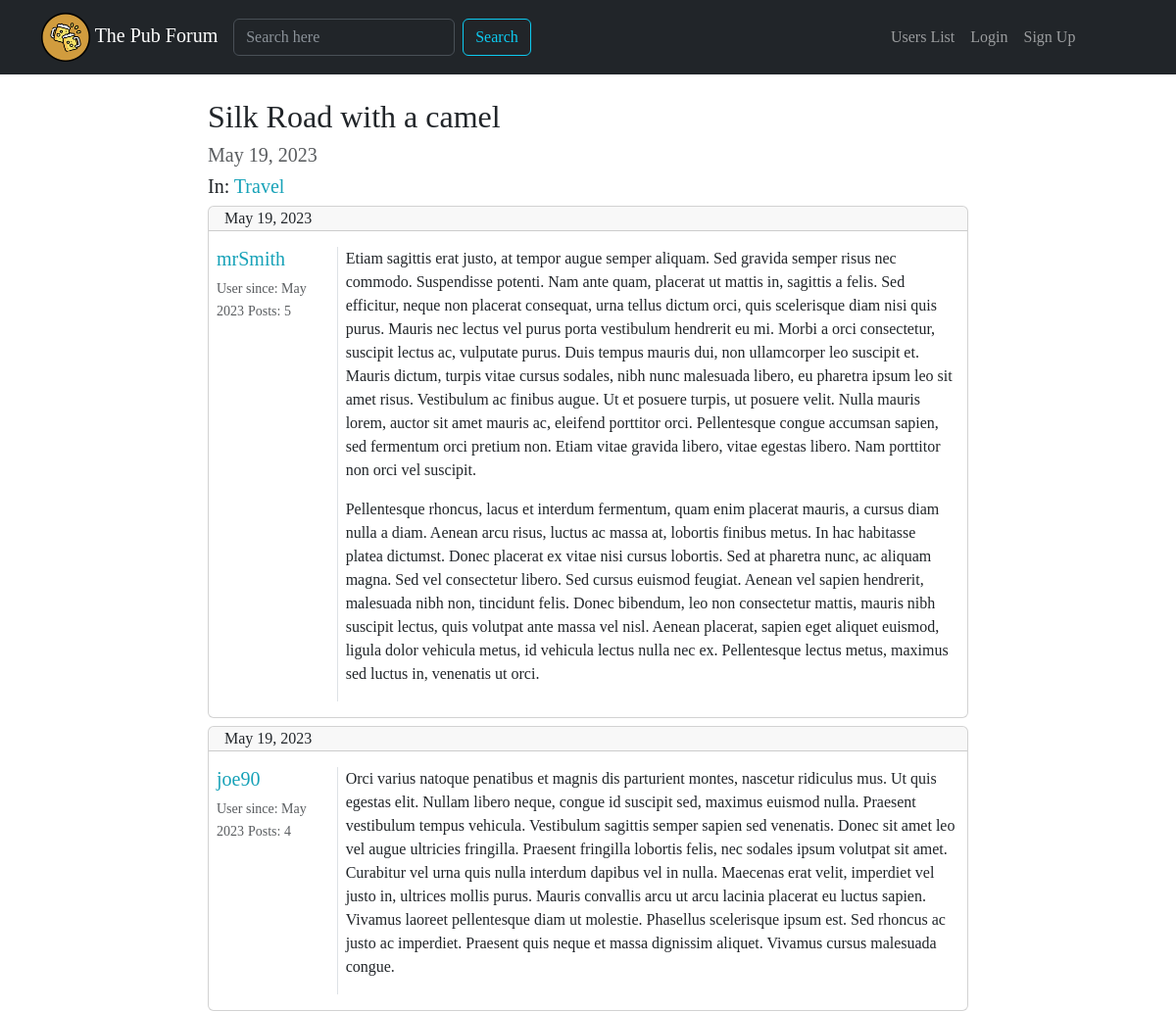
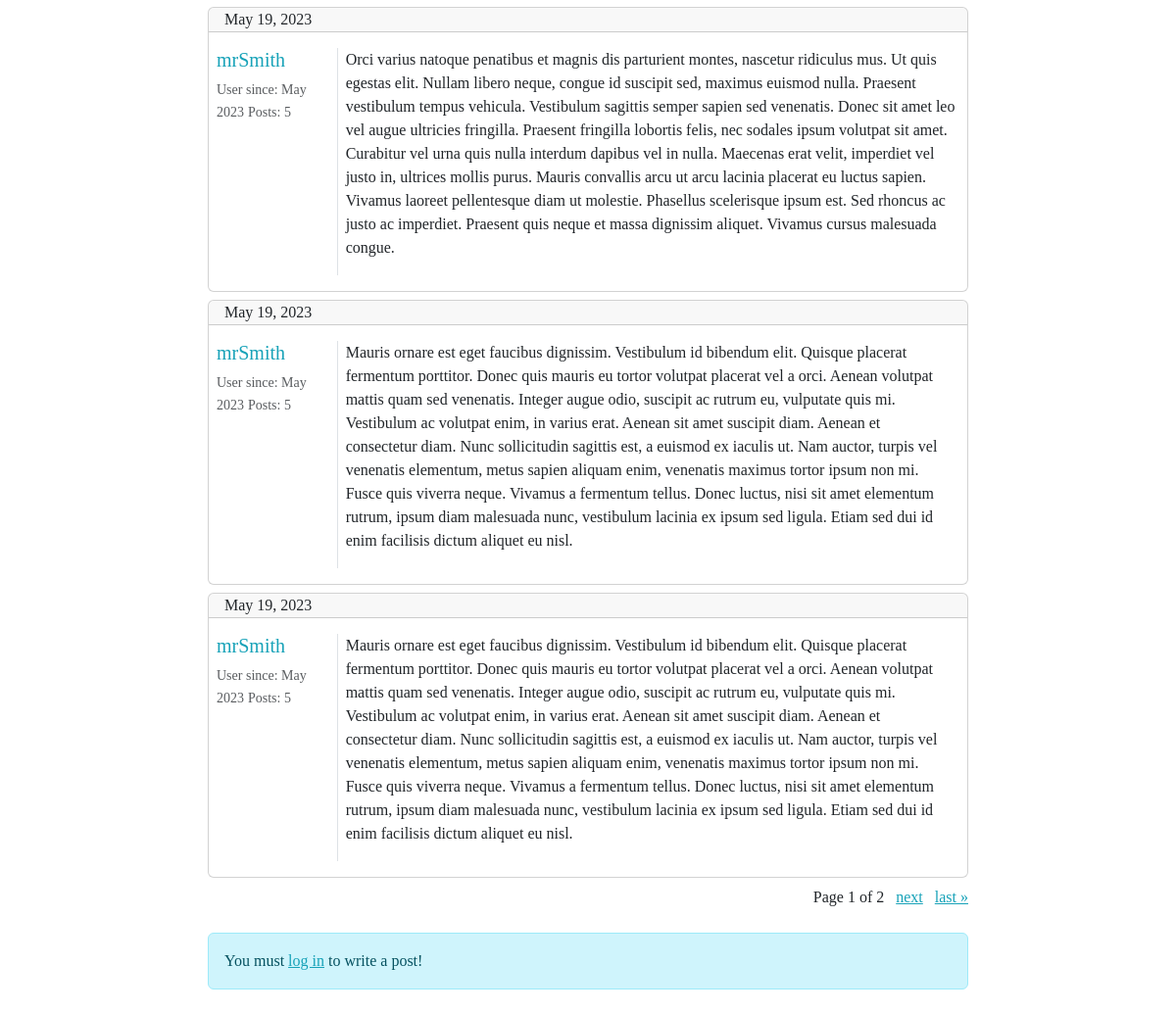
/forum/discussion/5/, run on the app's committed database (2 pictures, top to bottom).
### forum/models.py (models this page shows, shortened)
class Discussion(models.Model):
    discussion_title = models.CharField(max_length=150)
    discussion_creation_data = models.DateField(auto_now_add=True)
    discussion_author = models.ForeignKey(User, on_delete=models.CASCADE, related_name='discussions')
    discussion_section = models.ForeignKey(Section, on_delete=models.CASCADE)
    class Meta:
        verbose_name = 'Discussion'
        verbose_name_plural = 'Discussions'

class Section(models.Model):
    section_name = models.CharField(max_length=100)
    section_description = models.CharField(max_length=200, blank=True, null=True)
    section_logo = models.ImageField(blank=True, null=True)
    def __str__(self):
        return self.section_name
    class Meta:
        verbose_name = 'Section'
        verbose_name_plural = 'Sections'

class Post(models.Model):
    post_author = models.ForeignKey(User, on_delete=models.CASCADE, related_name='posts')
    post_content = models.TextField()
    post_creation_data = models.DateField(auto_now_add=True)
    post_discussion = models.ForeignKey(Discussion, on_delete=models.CASCADE)
    class Meta:
        verbose_name = 'Post'
        verbose_name_plural = 'Posts'

### forum/views.py (the view)
# urls.py: path("discussion/<int:pk>/", show_discussion, name='show_discussion'),
def show_discussion(request, pk):
    discussion = get_object_or_404(Discussion, pk=pk)
    discussion_posts = Post.objects.filter(post_discussion=discussion)
    paginator = Paginator(discussion_posts, 5)
    page = request.GET.get("page")
    posts_in_page = paginator.get_page(page)
    answer_form = PostModelForm()
    context = {'discussion': discussion,
               'posts_in_page': posts_in_page,
               'answer_form': answer_form
               }
    return render(request, "show_discussion.html", context)

### forum/forms.py
class PostModelForm(forms.ModelForm):
    class Meta:
        model = Post
        fields = ['post_content']
        widgets = {
            'post_content': forms.Textarea(attrs={'rows': '5'})
        }
        labels = {
            'post_content': 'Add a Post'
        }

### forum/templates/show_discussion.html (shortened to what this page needs)
{% extends 'base.html' %}
{% load crispy_forms_tags %}
{% block content %}
<div class="row justify-content-center mx-auto">
      <div class="col-8">
          <h2>{{ discussion.discussion_title }}</h2>
          <h5 class="text-muted">{{ discussion.discussion_creation_data }}</h5>
          <h5>In: <a class="text-decoration-none" href="{% url 'show_section' pk=discussion.discussion_section.pk %}">
              {{ discussion.discussion_section }}</a>
          </h5>
          {% for post in posts_in_page %}
          <div class="card my-2">
              <div class="card-header py-0">
                  <footer>{{ post.post_creation_data }}
                  </footer>
              </div>
              <div class="card-body">
                  <div class="row">
                      <div class="col-xl-2 col-3 border-end px-1">
                          <h5 class="card-text"><a class="text-decoration-none" href="{% url 'user_profile' username=post.post_author.username %}">{{ post.post_author }}</a></h5>
                          <small class="card-text text-muted">User since: {{ post.post_author.date_joined|date:"M Y" }}</small>
                          <small class="card-text text-muted">Posts: {{ post.post_author.posts.count }}</small>
                      </div>
                      <div class="col-xl-10 col-9 px-2">
                          <p class="card-text my-0">{{ post.post_content|linebreaks }}</p>
                      </div>
                  </div>
              </div>
          </div>
          {% endfor %}
          <div class="text-end">
              <span class="step-links">
                  <span class="current">
                      Page {{ posts_in_page.number }} of {{ posts_in_page.paginator.num_pages }}
                  </span> &nbsp;
                  {% if posts_in_page.has_next %}
                      <a href="?page={{ posts_in_page.next_page_number }}">next</a> &nbsp;
                      <a href="?page={{ posts_in_page.paginator.num_pages }}">last &raquo;</a>
                  {% endif %}
              </span>
          </div>
          {% if request.user.is_authenticated %}
              {% include 'answer_form.html' %}
          {% else %}
              <div class="alert alert-info my-4" role="alert">
                    You must <a href="{% url 'login' %}?next={{ request.get_full_path }}">log in</a> to write a post!
              </div>
          {% endif %}
      </div>
</div>
{% endblock content %}

### static_storage/css/pubforum.css (style rules this page uses)
body { font-family: 'Source Serif Pro', serif; }
a, a:hover { color: #17a2b8; }

### data on the page
Discussion: discussion_title "Silk Road with a camel", discussion_creation_data "May 19, 2023", discussion_section "Travel"
Post: post_creation_data "May 19, 2023", post_author "mrSmith", post_author.date_joined "May 2023", post_author.posts.count "5", post_content "Etiam sagittis erat justo, at tempor augue semper aliquam. Sed gravida semper risus nec commodo. Suspendisse potenti. Nam ante quam, placerat ut mattis in, sagittis a felis. Sed efficitur, neque non placerat consequat, urna tellus dictum orci, quis scelerisque diam nisi quis purus. Mauris nec lectus vel purus porta vestibulum hendrerit eu mi. Morbi a orci consectetur, suscipit lectus ac, vulputate purus. Duis tempus mauris dui, non ullamcorper leo suscipit et. Mauris dictum, turpis vitae cursus sodales, nibh nunc malesuada libero, eu pharetra ipsum leo sit amet risus. Vestibulum ac finibus augue. Ut et posuere turpis, ut posuere velit. Nulla mauris lorem, auctor sit amet mauris ac, eleifend…"
Post: post_creation_data "May 19, 2023", post_author "joe90", post_author.date_joined "May 2023", post_author.posts.count "4", post_content "Orci varius natoque penatibus et magnis dis parturient montes, nascetur ridiculus mus. Ut quis egestas elit. Nullam libero neque, congue id suscipit sed, maximus euismod nulla. Praesent vestibulum tempus vehicula. Vestibulum sagittis semper sapien sed venenatis. Donec sit amet leo vel augue ultricies fringilla. Praesent fringilla lobortis felis, nec sodales ipsum volutpat sit amet. Curabitur vel urna quis nulla interdum dapibus vel in nulla. Maecenas erat velit, imperdiet vel justo in, ultrices mollis purus. Mauris convallis arcu ut arcu lacinia placerat eu luctus sapien. Vivamus laoreet pellentesque diam ut molestie. Phasellus scelerisque ipsum est. Sed rhoncus ac justo ac imperdiet.…"
Post: post_creation_data "May 19, 2023", post_author "mrSmith", post_author.date_joined "May 2023", post_author.posts.count "5", post_content "Orci varius natoque penatibus et magnis dis parturient montes, nascetur ridiculus mus. Ut quis egestas elit. Nullam libero neque, congue id suscipit sed, maximus euismod nulla. Praesent vestibulum tempus vehicula. Vestibulum sagittis semper sapien sed venenatis. Donec sit amet leo vel augue ultricies fringilla. Praesent fringilla lobortis felis, nec sodales ipsum volutpat sit amet. Curabitur vel urna quis nulla interdum dapibus vel in nulla. Maecenas erat velit, imperdiet vel justo in, ultrices mollis purus. Mauris convallis arcu ut arcu lacinia placerat eu luctus sapien. Vivamus laoreet pellentesque diam ut molestie. Phasellus scelerisque ipsum est. Sed rhoncus ac justo ac imperdiet.…"
Post: post_creation_data "May 19, 2023", post_author "mrSmith", post_author.date_joined "May 2023", post_author.posts.count "5", post_content "Mauris ornare est eget faucibus dignissim. Vestibulum id bibendum elit. Quisque placerat fermentum porttitor. Donec quis mauris eu tortor volutpat placerat vel a orci. Aenean volutpat mattis quam sed venenatis. Integer augue odio, suscipit ac rutrum eu, vulputate quis mi. Vestibulum ac volutpat enim, in varius erat. Aenean sit amet suscipit diam. Aenean et consectetur diam. Nunc sollicitudin sagittis est, a euismod ex iaculis ut. Nam auctor, turpis vel venenatis elementum, metus sapien aliquam enim, venenatis maximus tortor ipsum non mi. Fusce quis viverra neque. Vivamus a fermentum tellus. Donec luctus, nisi sit amet elementum rutrum, ipsum diam malesuada nunc, vestibulum lacinia ex ipsum…"
Post: post_creation_data "May 19, 2023", post_author "mrSmith", post_author.date_joined "May 2023", post_author.posts.count "5", post_content "Mauris ornare est eget faucibus dignissim. Vestibulum id bibendum elit. Quisque placerat fermentum porttitor. Donec quis mauris eu tortor volutpat placerat vel a orci. Aenean volutpat mattis quam sed venenatis. Integer augue odio, suscipit ac rutrum eu, vulputate quis mi. Vestibulum ac volutpat enim, in varius erat. Aenean sit amet suscipit diam. Aenean et consectetur diam. Nunc sollicitudin sagittis est, a euismod ex iaculis ut. Nam auctor, turpis vel venenatis elementum, metus sapien aliquam enim, venenatis maximus tortor ipsum non mi. Fusce quis viverra neque. Vivamus a fermentum tellus. Donec luctus, nisi sit amet elementum rutrum, ipsum diam malesuada nunc, vestibulum lacinia ex ipsum…"

### other printed values
{{ posts_in_page.number }} "1"
{{ posts_in_page.paginator.num_pages }} "2"
